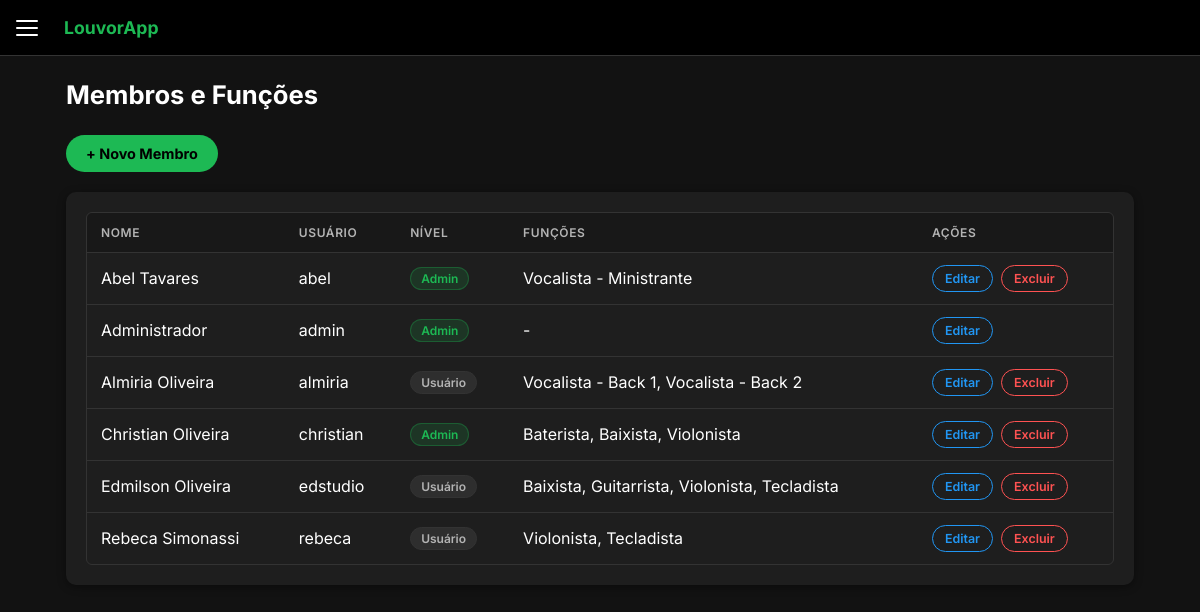
The app's page /membros.php (signed in) with its own data.
### tables this page shows
CREATE TABLE users (
            id INTEGER PRIMARY KEY AUTOINCREMENT,
            name TEXT NOT NULL,
            username TEXT NOT NULL UNIQUE,
            password_hash TEXT NOT NULL,
            role TEXT NOT NULL DEFAULT 'user' -- 'admin' or 'user'
        );

### membros.php (the view, shortened to what this page needs)
<?php
require_once 'config/database.php';
$users     = $pdo->query("SELECT * FROM users ORDER BY name ASC")->fetchAll();
$user_roles     = [];
$user_role_ids  = [];
foreach ($pdo->query("SELECT ur.user_id, ur.role_id, r.name FROM user_roles ur JOIN roles r ON ur.role_id = r.id")->fetchAll() as $row) {
    $user_roles[$row['user_id']][]    = $row['name'];
    $user_role_ids[$row['user_id']][] = $row['role_id'];
}
include 'includes/header.php';
?>
<div class="page-content">
    <div class="page-header">
        <h1>Membros e Funções</h1>
    </div>
    <div style="margin-bottom: 20px;">
        <button class="btn" onclick="openModal('modalAddUser')">+ Novo Membro</button>
    </div>
    <div class="card">
        <div class="table-container">
            <table class="data-table">
                <thead>
                    <tr>
                        <th>Nome</th>
                        <th>Usuário</th>
                        <th>Nível</th>
                        <th>Funções</th>
                        <th>Ações</th>
                    </tr>
                </thead>
                <tbody>
                    <?php foreach ($users as $u): ?>
                        <?php $uroles = $user_roles[$u['id']] ?? []; ?>
                        <?php $urolids = json_encode($user_role_ids[$u['id']] ?? []); ?>
                        <tr>
                            <td><?= htmlspecialchars($u['name']) ?></td>
                            <td><?= htmlspecialchars($u['username']) ?></td>
                            <td>
                                <?php if ($u['role'] === 'admin'): ?>
                                    <span class="badge badge-primary">Admin</span>
                                <?php else: ?>
                                    <span class="badge badge-secondary">Usuário</span>
                                <?php endif; ?>
                            </td>
                            <td><?= $uroles ? implode(', ', array_map('htmlspecialchars', $uroles)) : '-' ?></td>
                            <td>
                                <div class="song-links">
                                    <button class="link-btn link-btn-edit"
                                        onclick='openEditUser(<?= $u["id"] ?>, <?= json_encode($u["name"]) ?>, <?= json_encode($u["username"]) ?>, <?= json_encode($u["role"]) ?>, <?= $urolids ?>)'>
                                        Editar
                                    </button>
                                    <?php if ($u['id'] != $_SESSION['user_id']): ?>
                                        <form method="POST" style="display:inline;" onsubmit="return confirm('Excluir <?= htmlspecialchars($u['name']) ?>?');">
                                            <button type="submit" class="link-btn link-btn-danger">Excluir</button>
                                        </form>
                                    <?php endif; ?>
                                </div>
                            </td>
                        </tr>
                    <?php endforeach; ?>
                </tbody>
            </table>
        </div>
    </div>
</div>
<?php include 'includes/footer.php'; ?>

### includes/header.php (shortened to what this page needs)
<!DOCTYPE html>
<html lang="pt-BR">
<head>
    <link rel="stylesheet" href="assets/css/style.css?v=<?= time() ?>">
</head>
<body>
    <div class="topbar">
        <button class="hamburger" id="hamburgerBtn" onclick="openSidebar()" aria-label="Abrir menu">
            <span></span>
            <span></span>
            <span></span>
        </button>
        <span class="topbar-title">LouvorApp</span>
    </div>
    <main class="main-content">

### includes/footer.php (shortened to what this page needs)
    </main>
</body>
</html>

### assets/css/style.css (style rules this page uses)
:root { --bg-color: #121212; --surface-color: #1e1e1e; --surface-hover: #252525; --primary-color: #1DB954; --primary-hover: #1ed760; --text-primary: #ffffff; --text-secondary: #b3b3b3; --border-color: #333333; --sidebar-width: 260px; --topbar-height: 56px; }
.song-links { display: flex; gap: 8px; flex-wrap: wrap; }
.link-btn { display: inline-block; padding: 5px 12px; border: 1px solid var(--primary-color); color: var(--primary-color); border-radius: 16px; font-size: 0.78rem; font-weight: 600; text-decoration: none; transition: background-color 0.2s, color 0.2s; white-space: nowrap; }
.link-btn-edit { border-color: #2196F3; color: #2196F3; background: none; cursor: pointer; font-family: inherit; }
.link-btn-danger { border-color: #ff5252; color: #ff5252; background: none; cursor: pointer; font-family: inherit; }
* { margin: 0; padding: 0; box-sizing: border-box; font-family: 'Inter', 'Segoe UI', Tahoma, Geneva, Verdana, sans-serif; }
body { background-color: var(--bg-color); color: var(--text-primary); min-height: 100vh; }
.topbar { position: fixed; top: 0; left: 0; right: 0; height: var(--topbar-height); background-color: #000; border-bottom: 1px solid var(--border-color); display: flex; align-items: center; padding: 0 16px; gap: 16px; z-index: 100; }
.topbar-title { font-size: 1.1rem; font-weight: 700; color: var(--primary-color); }
.hamburger { background: none; border: none; cursor: pointer; display: flex; flex-direction: column; justify-content: center; gap: 5px; width: 32px; height: 32px; padding: 0; flex-shrink: 0; }
.hamburger span { display: block; width: 22px; height: 2px; background-color: var(--text-primary); border-radius: 2px; transition: all 0.3s ease; }
.main-content { padding: var(--topbar-height) 0 0; min-height: 100vh; }
.page-content { padding: 24px 16px; max-width: 1100px; margin: 0 auto; }
h1 { font-size: 1.6rem; font-weight: 700; line-height: 1.2; }
.page-header { display: flex; align-items: center; justify-content: space-between; flex-wrap: wrap; gap: 12px; margin-bottom: 24px; }
.page-header h1 { flex: 1; min-width: 0; }
.card { background-color: var(--surface-color); border-radius: 10px; padding: 20px; margin-bottom: 20px; box-shadow: 0 2px 8px rgba(0, 0, 0, 0.4); }
.btn { display: inline-flex; align-items: center; justify-content: center; gap: 6px; background-color: var(--primary-color); color: #000; border: none; padding: 10px 20px; border-radius: 24px; font-weight: 700; font-size: 0.9rem; cursor: pointer; text-decoration: none; transition: background-color 0.25s, transform 0.1s; white-space: nowrap; }
.table-container { overflow-x: auto; -webkit-overflow-scrolling: touch; border-radius: 6px; border: 1px solid var(--border-color); }
.data-table { width: 100%; border-collapse: collapse; min-width: 400px; }
.data-table th, .data-table td { padding: 12px 14px; text-align: left; border-bottom: 1px solid var(--border-color); }
.data-table th { color: var(--text-secondary); font-weight: 600; text-transform: uppercase; font-size: 0.75rem; letter-spacing: 0.05em; background-color: rgba(0, 0, 0, 0.2); }
.data-table tr:last-child td { border-bottom: none; }
.badge { display: inline-block; padding: 3px 10px; border-radius: 12px; font-size: 0.75rem; font-weight: 600; }
.badge-primary { background-color: rgba(29, 185, 84, 0.15); color: var(--primary-color); border: 1px solid rgba(29, 185, 84, 0.3); }
.badge-secondary { background-color: rgba(255, 255, 255, 0.07); color: var(--text-secondary); border: 1px solid var(--border-color); }

### records on screen
users: name "Abel Tavares", username "abel", role "Admin", id "Vocalista - Ministrante"
users: name "Administrador", username "admin", role "Admin"
users: name "Almiria Oliveira", username "almiria", role "Usuário", id "Vocalista - Back 1, Vocalista - Back 2"
users: name "Christian Oliveira", username "christian", role "Admin", id "Baterista, Baixista, Violonista"
users: name "Edmilson Oliveira", username "edstudio", role "Usuário", id "Baixista, Guitarrista, Violonista, Tecladista"
users: name "Rebeca Simonassi", username "rebeca", role "Usuário", id "Violonista, Tecladista"
